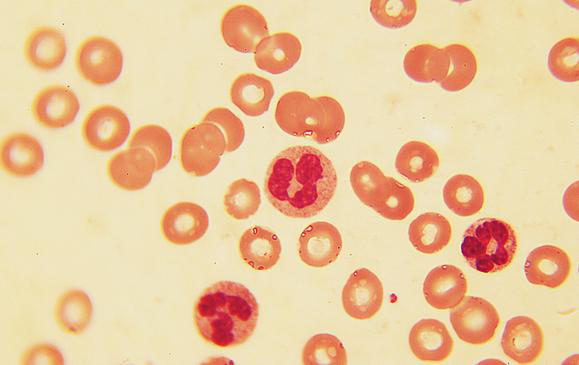
#> input picture 1.png, 579 x 365 px
$ python Analysis.py   (older library calls are emulated)
#> lines starting #> are read from the running program, lines starting #| are printed output that depends on the picture
import matplotlib.pyplot as plt
from scipy.misc import imread
import numpy as np
from scipy.ndimage import binary_fill_holes,label,generate_binary_structure,distance_transform_edt
from skimage.morphology import watershed
from skimage.measure import regionprops
from skimage.filters import  sobel

def show_analysis(img1):
    #阈值操作
    print(1)

    '''
    for i in ls_1:
        if i.area<1200:
            lst_1[i.label]=0
        else:
            lst_1[i.label]=i.label
    img1=lst_1[img2.astype(np.int32)]
    return img1

    plt.subplot(122)
    plt.imshow(img1)
    plt.show()

    #距离变换并分水岭
    img2=distance_transform_edt(img1)
    lst=np.array(range(255))
    lst=lst[::-1]
    img1=lst[img2.astype(np.int32)]

    markers =np.zeros_like(img1).astype(np.int16)
    markers[img1 < 1] = 0
    markers[img1 <235] = 1
    markers=markers.astype(np.int)
    label(markers,generate_binary_structure(2, 1),output=img2)

    #调用sicpy的分水岭
    img2=watershed(edge.astype(np.uint8),img2,watershed_line=True)
    #创建索引
    lst=np.array([255]+[0]*255)
    img2=lst[img2]
 #   img2=sobel(img2.astype(np.int))
    img2=img_temp+img2
    plt.subplot(122)
    plt.imshow(img2)
    plt.show()
'''

if __name__ == "__main__":
    fig1=plt.figure('show')
    img1=imread('1.png',True)
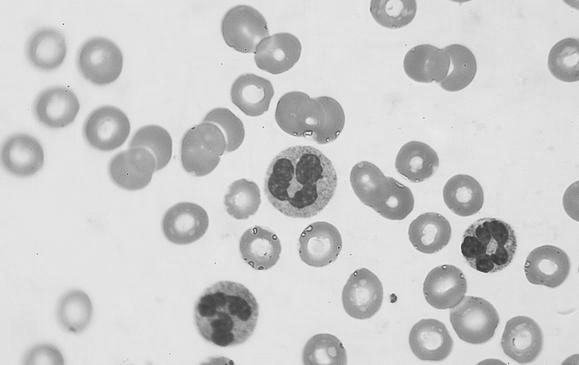
#> img1: shape (365, 579) float32; min 45.17, max 244.9, mean 206
    img2 =np.zeros_like(img1).astype(np.int16)
    img2=show_analysis(img1)
    plt.subplot(121)
    plt.imshow(img1,cmap='gray')
    plt.subplot(122)
#> (the run stopped early here; a loop or call above may not have finished)
